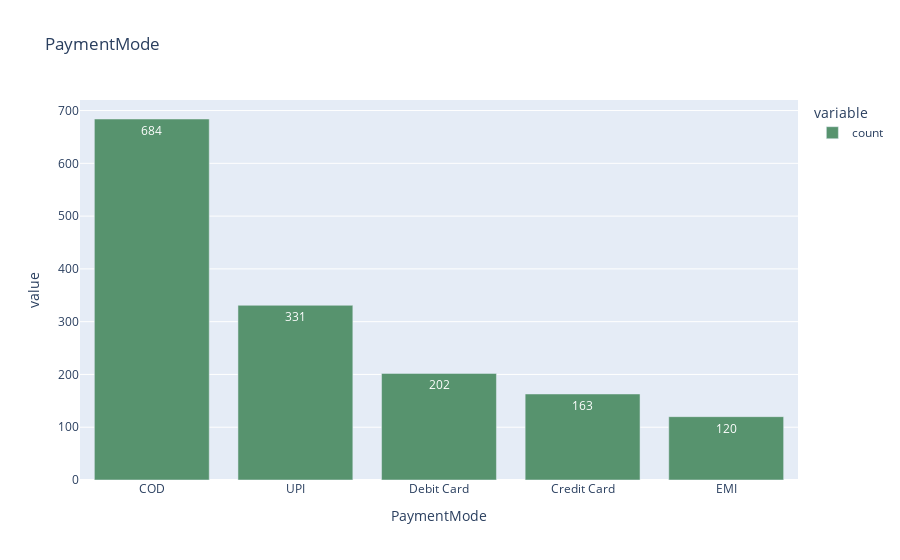

Notebook code cell kept with this figure:
### Code cell
iplot(px.bar(merged_df["PaymentMode"].value_counts(),
             text_auto = True,
             title = 'PaymentMode',
             color_discrete_sequence=["#57936E"],
).update_xaxes(type=('category')))

### Figure 1 — Plotly figure (JSON) as saved in the notebook; plotly's stock layout.template omitted (floating-point values rounded to 4 significant figures)
{"data": [{"alignmentgroup": "True", "hovertemplate": "variable=count<br>PaymentMode=%{x}<br>value=%{y}<extra></extra>", "legendgroup": "count", "marker": {"color": "#57936E", "pattern": {"shape": ""}}, "name": "count", "offsetgroup": "count", "orientation": "v", "showlegend": true, "textposition": "auto", "texttemplate": "%{y}", "type": "bar", "x": ["COD", "UPI", "Debit Card", "Credit Card", "EMI"], "xaxis": "x", "y": [684, 331, 202, 163, 120], "yaxis": "y"}], "layout": {"barmode": "relative", "legend": {"title": {"text": "variable"}, "tracegroupgap": 0}, "title": {"text": "PaymentMode"}, "xaxis": {"anchor": "y", "domain": [0, 1], "title": {"text": "PaymentMode"}, "type": "category"}, "yaxis": {"anchor": "x", "domain": [0, 1], "title": {"text": "value"}}}}
